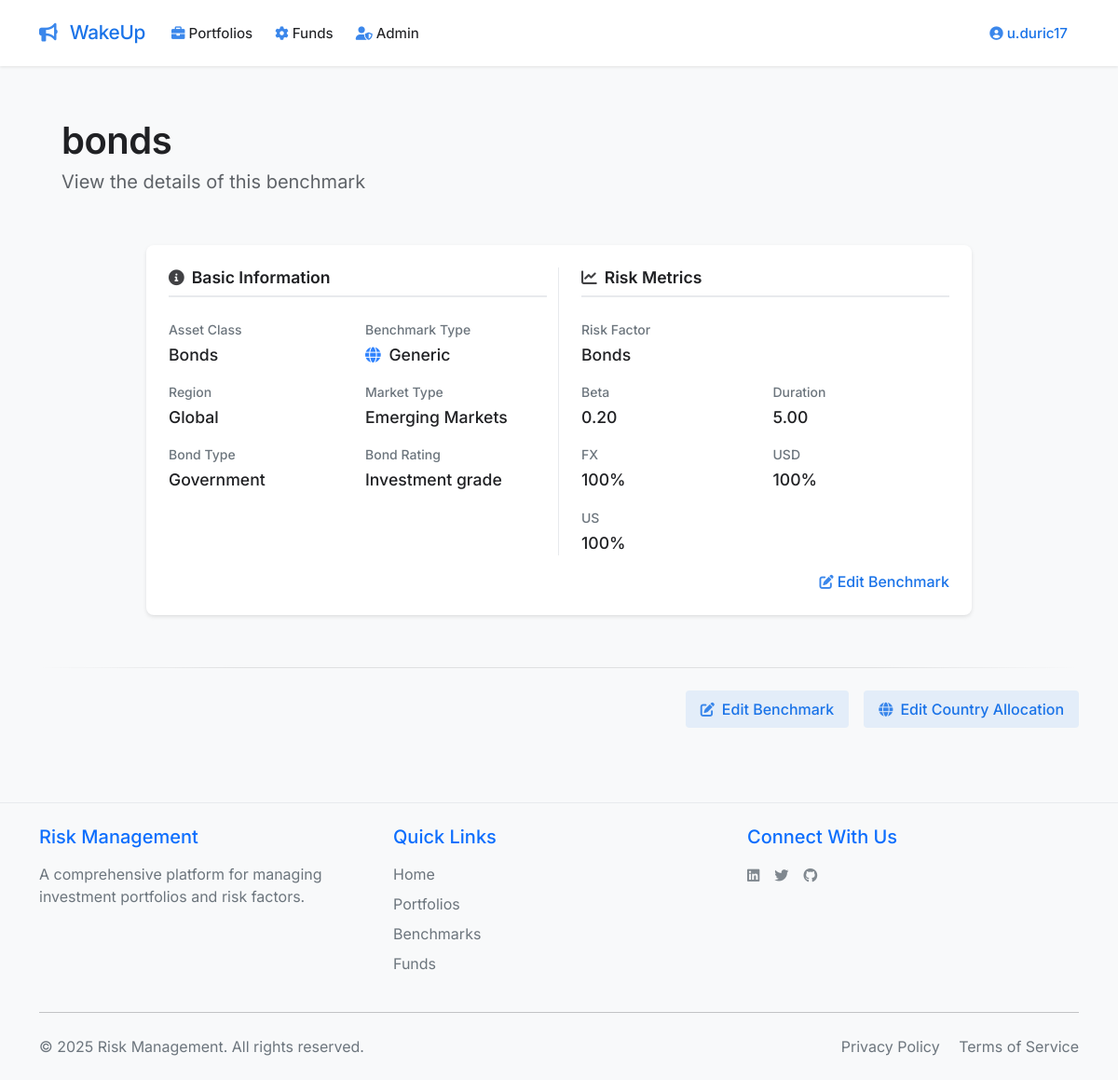
The app's page /view_benchmark/3 (signed in) with its own data.
### app.py (models this page shows, shortened)
class User(UserMixin, db.Model):
    id = db.Column(db.Integer, primary_key=True)
    email = db.Column(db.String(120), unique=True, nullable=False)
    name = db.Column(db.String(80), nullable=False)
    password_hash = db.Column(db.String(128))
    user_type = db.Column(db.String(20), default='beginner')
    created_at = db.Column(db.DateTime, default=datetime.utcnow)
    portfolios = db.relationship('Portfolio', backref='user', lazy=True)
    benchmarks = db.relationship('Benchmark', back_populates='user', lazy=True)
    funds = db.relationship('Fund', back_populates='user', lazy=True)
    def is_admin(self):
        return self.user_type == 'admin'

class Benchmark(db.Model):
    __tablename__ = 'benchmark'
    id = db.Column(db.Integer, primary_key=True)
    benchmark_name = db.Column(db.String(120), nullable=False)
    user_id = db.Column(db.Integer, db.ForeignKey('user.id'), nullable=False)
    generic_benchmark = db.Column(db.Integer, nullable=False, default=0)
    risk_factor_id = db.Column(db.Integer, db.ForeignKey('risk_factor.id'), nullable=False)
    beta = db.Column(db.Float, nullable=False, default=0.0)
    mod_duration = db.Column(db.Float, nullable=False, default=0.0)
    fx = db.Column(db.Float, nullable=False, default=0.0)
    usd = db.Column(db.Float, nullable=False, default=0.0)
    us = db.Column(db.Float, nullable=False, default=0.0)
    asset_class = db.Column(db.String(20), nullable=False)
    region = db.Column(db.String(20), nullable=False)
    developed = db.Column(db.String(20), nullable=False)
    bond_rating = db.Column(db.String(20), nullable=False)
    bond_type = db.Column(db.String(20), nullable=False)
    created_at = db.Column(db.DateTime, nullable=False, default=datetime.utcnow)
    user = db.relationship('User', back_populates='benchmarks', lazy=True)
    risk_factor = db.relationship('RiskFactor', back_populates='benchmarks', lazy=True)
    funds = db.relationship('Fund', back_populates='benchmark', lazy=True)

class RiskFactor(db.Model):
    __tablename__ = 'risk_factor'
    id = db.Column(db.Integer, primary_key=True)
    name = db.Column(db.String(120), nullable=False, unique=True)
    description = db.Column(db.Text, nullable=True)
    asset_class = db.Column(db.String(20), nullable=False, default='Other')
    created_at = db.Column(db.DateTime, nullable=False, default=datetime.utcnow)
    data = db.relationship('RiskFactorData', backref='risk_factor', lazy=True)
    benchmarks = db.relationship('Benchmark', back_populates='risk_factor', lazy=True)

### app.py (the view)
@app.route('/view_benchmark/<int:id>')
@login_required
def view_benchmark(id):
    benchmark = Benchmark.query.get_or_404(id)
    if not current_user.is_admin() and benchmark.user_id != current_user.id and not benchmark.generic_benchmark:
        flash('You do not have permission to view this benchmark', 'error')
        return redirect(url_for('get_benchmarks'))
    return render_template('view_benchmark.html', benchmark=benchmark)

### templates/view_benchmark.html (shortened to what this page needs)
{% extends "base.html" %}
{% block content %}
<div class="container-fluid px-4">
    <div class="header-section mb-4">
        <div class="d-flex flex-column">
            <h2 class="main-title">{{ benchmark.benchmark_name }}</h2>
            <h4 class="subtitle">View the details of this benchmark</h4>
        </div>
    </div>
    <div class="row justify-content-center">
        <div class="col-lg-10">
            <div class="card">
                <div class="card-body p-4">
                    <div class="row">
                        <div class="col-md-6 border-end">
                            <h5 class="section-title mb-4">
                                <i class="fas fa-info-circle me-2"></i>Basic Information
                            </h5>
                            <div class="row g-3">
                                <div class="col-6">
                                    <div class="info-item">
                                        <span class="info-label">Asset Class</span>
                                        <span class="info-value">{{ benchmark.asset_class or 'N/A' }}</span>
                                    </div>
                                </div>
                                <div class="col-6">
                                    <div class="info-item">
                                        <span class="info-label">Benchmark Type</span>
                                        <span class="info-value">
                                            <i class="fas fa-{{ 'globe' if benchmark.generic_benchmark else 'user' }} me-1 {{ 'text-primary' if benchmark.generic_benchmark else 'text-secondary' }}"></i>
                                            {{ 'Generic' if benchmark.generic_benchmark else 'User' }}
                                        </span>
                                    </div>
                                </div>
                                <div class="col-6">
                                    <div class="info-item">
                                        <span class="info-label">Region</span>
                                        <span class="info-value">{{ benchmark.region or 'N/A' }}</span>
                                    </div>
                                </div>
                                <div class="col-6">
                                    <div class="info-item">
                                        <span class="info-label">Market Type</span>
                                        <span class="info-value">{{ benchmark.developed or 'N/A' }}</span>
                                    </div>
                                </div>
                                <div class="col-6">
                                    <div class="info-item">
                                        <span class="info-label">Bond Type</span>
                                        <span class="info-value">{{ benchmark.bond_type or 'N/A' }}</span>
                                    </div>
                                </div>
                                <div class="col-6">
                                    <div class="info-item">
                                        <span class="info-label">Bond Rating</span>
                                        <span class="info-value">{{ benchmark.bond_rating or 'N/A' }}</span>
                                    </div>
                                </div>
                            </div>
                        </div>
                        <div class="col-md-6 ps-md-4">
                            <h5 class="section-title mb-4">
                                <i class="fas fa-chart-line me-2"></i>Risk Metrics
                            </h5>
                            <div class="row g-3">
                                <div class="col-12">
                                    <div class="info-item">
                                        <span class="info-label">Risk Factor</span>
                                        <span class="info-value">{{ benchmark.risk_factor.name if benchmark.risk_factor else 'N/A' }}</span>
                                    </div>
                                </div>
                                <div class="col-6">
                                    <div class="info-item">
                                        <span class="info-label">Beta</span>
                                        <span class="info-value">{{ "%.2f"|format(benchmark.beta) if benchmark.beta is not none else 'N/A' }}</span>
                                    </div>
                                </div>
                                <div class="col-6">
                                    <div class="info-item">
                                        <span class="info-label">Duration</span>
                                        <span class="info-value">{{ "%.2f"|format(benchmark.mod_duration) if benchmark.mod_duration is not none else 'N/A' }}</span>
                                    </div>
                                </div>
                                <div class="col-6">
                                    <div class="info-item">
                                        <span class="info-label">FX</span>
                                        <span class="info-value">{{ "%.0f"|format(benchmark.fx * 100) if benchmark.fx is not none else 'N/A' }}%</span>
                                    </div>
                                </div>
                                <div class="col-6">
                                    <div class="info-item">
                                        <span class="info-label">USD</span>
                                        <span class="info-value">{{ "%.0f"|format(benchmark.usd * 100) if benchmark.usd is not none else 'N/A' }}%</span>
                                    </div>
                                </div>
                                <div class="col-6">
                                    <div class="info-item">
                                        <span class="info-label">US</span>
                                        <span class="info-value">{{ "%.0f"|format(benchmark.us * 100) if benchmark.us is not none else 'N/A' }}%</span>
                                    </div>
                                </div>
                            </div>
                        </div>
                    </div>
            {% if current_user.is_admin() or (not benchmark.generic_benchmark and benchmark.user_id == current_user.id) %}
            <div class="text-end mt-3">
                <a href="{{ url_for('edit_benchmark', id=benchmark.id) }}" class="edit-link">
                    <i class="fas fa-edit me-1"></i>Edit Benchmark
                </a>
            </div>
            {% endif %}
                </div>
            </div>
        </div>
    </div>
</div>
    <div class="footer-separator mt-4">
        <div class="separator-line"></div>
        {% if current_user.is_admin() or (not benchmark.generic_benchmark and benchmark.user_id == current_user.id) %}
        <div class="d-flex justify-content-end gap-3 mt-4">
            <a href="{{ url_for('edit_benchmark', id=benchmark.id) }}" class="beautiful-link">
                <i class="fas fa-edit me-2"></i>Edit Benchmark
            </a>
            <a href="{{ url_for('edit_benchmark_countries', id=benchmark.id) }}" class="beautiful-link">
                <i class="fas fa-globe me-2"></i>Edit Country Allocation
            </a>
        </div>
        {% endif %}
    </div>
</div>
{% endblock %}

### templates/base.html (shortened to what this page needs)
<!DOCTYPE html>
<html lang="en">
<head>
    <link href="https://cdn.jsdelivr.net/npm/bootstrap@5.1.3/dist/css/bootstrap.min.css" rel="stylesheet">
    <link href="https://cdnjs.cloudflare.com/ajax/libs/font-awesome/6.0.0/css/all.min.css" rel="stylesheet">
    <link href="{{ url_for('static', filename='css/style.css') }}" rel="stylesheet">
</head>
<body>
    <nav class="navbar navbar-expand-lg">
        <div class="container">
            <a class="navbar-brand" href="{{ url_for('total_portfolio') }}">
                <i class="fa-solid fa-bullhorn me-2"></i> WakeUp
            </a>
            <div class="collapse navbar-collapse" id="navbarNav">
                <ul class="navbar-nav me-auto">
                    {% if current_user.is_authenticated %}
                    <li class="nav-item dropdown">
                        <a class="nav-link dropdown-toggle" href="#" id="portfoliosDropdown" role="button" data-bs-toggle="dropdown">
                            <i class="fas fa-briefcase me-1"></i>Portfolios
                        </a>
                    </li>
                    <li class="nav-item dropdown">
                        <a class="nav-link dropdown-toggle" href="#" id="optionsDropdown" role="button" data-bs-toggle="dropdown">
                            <i class="fas fa-cog me-1"></i>Funds
                        </a>
                    </li>
                    {% if current_user.is_admin() %}
                    <li class="nav-item dropdown">
                        <a class="nav-link dropdown-toggle" href="#" id="adminDropdown" role="button" data-bs-toggle="dropdown">
                            <i class="fas fa-user-shield me-1"></i>Admin
                        </a>
                    </li>
                    {% endif %}
                    {% endif %}
                </ul>
                <ul class="navbar-nav ms-auto">
                    {% if current_user.is_authenticated %}
                    <li class="nav-item dropdown">
                        <a class="nav-link dropdown-toggle profile-link" href="#" id="profileDropdown" role="button" data-bs-toggle="dropdown">
                            <i class="fas fa-user-circle me-1"></i>{{ current_user.name }}
                        </a>
                    </li>
                    {% endif %}
                </ul>
            </div>
        </div>
    </nav>
    <div class="main-content">
        <div class="container mt-4 pb-5">
            {% block content %}{% endblock %}
        </div>
    <footer class="footer mt-auto py-4 bg-light">
        <div class="container">
            <div class="row">
                <div class="col-md-4 mb-3 mb-md-0">
                    <h5 class="text-primary mb-3">Risk Management</h5>
                    <p class="text-muted mb-0">A comprehensive platform for managing investment portfolios and risk factors.</p>
                </div>
                <div class="col-md-4 mb-3 mb-md-0">
                    <h5 class="text-primary mb-3">Quick Links</h5>
                    <ul class="list-unstyled">
                        <li class="mb-2"><a href="{{ url_for('home') }}" class="text-decoration-none text-muted">Home</a></li>
                        <li class="mb-2"><a href="{{ url_for('get_portfolios') }}" class="text-decoration-none text-muted">Portfolios</a></li>
                        <li class="mb-2"><a href="{{ url_for('get_benchmarks') }}" class="text-decoration-none text-muted">Benchmarks</a></li>
                        <li class="mb-2"><a href="{{ url_for('get_funds') }}" class="text-decoration-none text-muted">Funds</a></li>
                    </ul>
                </div>
                <div class="col-md-4">
                    <h5 class="text-primary mb-3">Connect With Us</h5>
                    <div class="d-flex gap-3">
                        <a href="#" class="text-muted text-decoration-none" title="LinkedIn">
                        </a>
                        <a href="#" class="text-muted text-decoration-none" title="Twitter">
                        </a>
                        <a href="#" class="text-muted text-decoration-none" title="GitHub">
                        </a>
                    </div>
                </div>
            </div>
            <hr class="my-4">
            <div class="row align-items-center">
                <div class="col-md-6 text-center text-md-start">
                    <p class="text-muted mb-0">&copy; {{ now.year }} Risk Management. All rights reserved.</p>
                </div>
                <div class="col-md-6 text-center text-md-end">
                    <a href="{{ url_for('privacy_policy') }}" class="text-muted text-decoration-none me-3">Privacy Policy</a>
                    <a href="#" class="text-muted text-decoration-none">Terms of Service</a>
                </div>
            </div>
        </div>
    </footer>
</body>
</html>

### records on screen
User: name "u.duric17"
Benchmark: benchmark_name "bonds", asset_class "Bonds", generic_benchmark "Generic", region "Global", developed "Emerging Markets", bond_type "Government", bond_rating "Investment grade", beta "0.20", mod_duration "5.00", fx "100", usd "100", us "100"
RiskFactor: risk_factor "Bonds"
